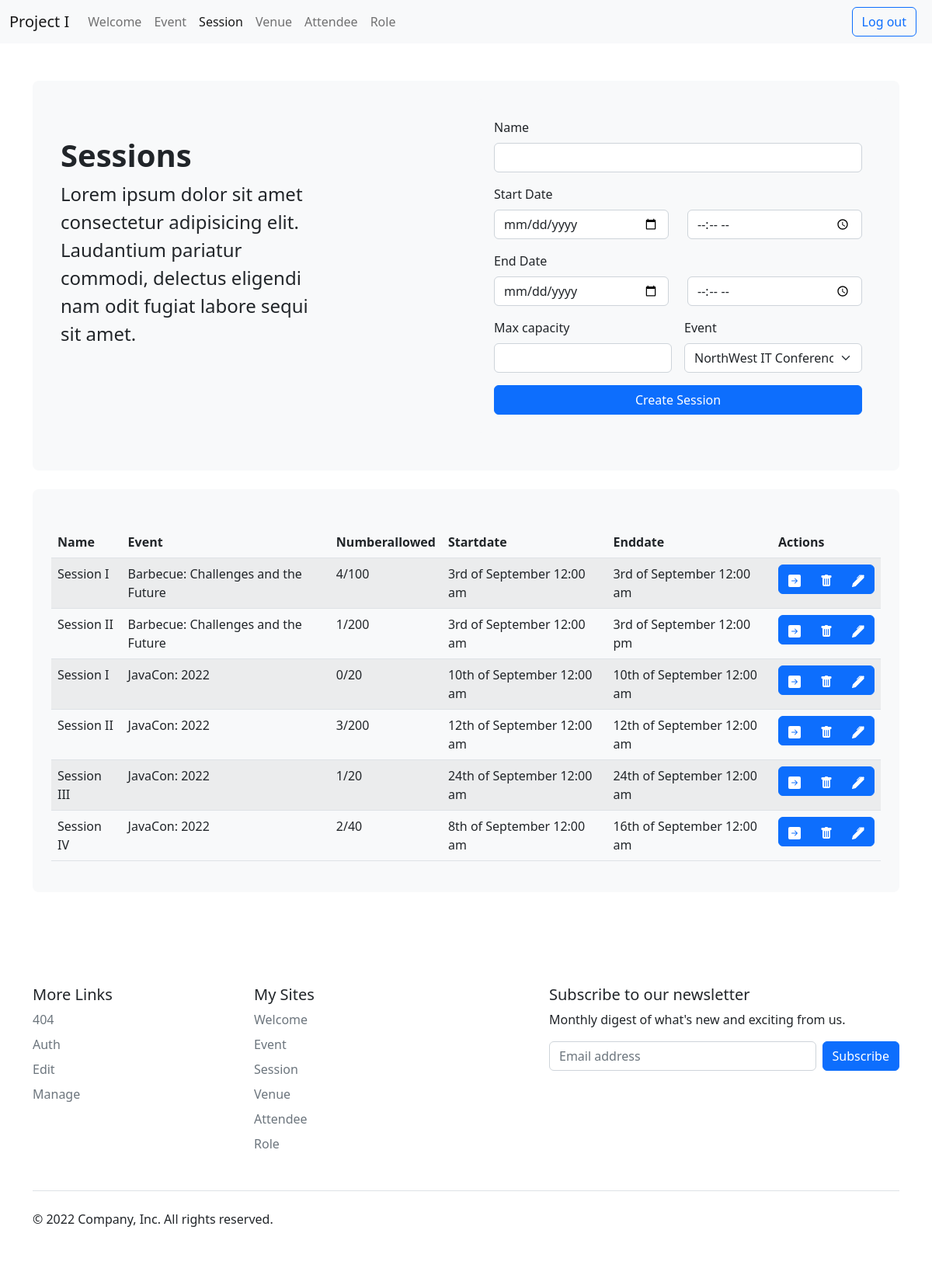
Page /index.php?page=session (signed in) on the committed database.
### tables this page shows
CREATE TABLE `session` (
  `idsession` int NOT NULL,
  `name` varchar(50) NOT NULL,
  `numberallowed` int NOT NULL,
  `event` int NOT NULL,
  `startdate` datetime NOT NULL,
  `enddate` datetime NOT NULL
);

CREATE TABLE `event` (
  `idevent` int NOT NULL,
  `name` varchar(50) NOT NULL,
  `datestart` datetime NOT NULL,
  `dateend` datetime NOT NULL,
  `numberallowed` int NOT NULL,
  `venue` int NOT NULL
);

### app/model/Session.php (called while the page is built, shortened)
<?php
class Session {
    private $idsession;
    public function get_id() {
        return $this->idsession;
    }
    public static function get_all() {
        return DB::queryAll('SELECT idsession, enddate, startdate, session.name, concat(count(attendee_session.session), "/", session.numberallowed) AS numberallowed, session.event, event.name AS event FROM session LEFT JOIN event ON session.event = event.idevent LEFT JOIN attendee_session ON attendee_session.session = idsession GROUP BY idsession ORDER BY idsession ASC', 'Session');
    }
    public static function get_page_data($actions) {
        return [
            "template" => "manage",
            "title" => "Sessions",
            "form" => "app/view/forms/session.php",
            "table" => Table::generate(self::get_all(), "session", $actions),
            "all_events" => Event::get_all(),
        ];
    }
}

### app/controller/Controller.php (called while the page is built, shortened)
<?php
class Controller {
    public function handle_request() {
        $page = Filter::validate_and_sanitize(INPUT_GET, 'page', NULL);
        $method = Filter::validate_and_sanitize(INPUT_GET, 'method', NULL);
        $db_access = ["signin"];
        if(isset($_SESSION['loggedin']) && !empty($_SESSION['loggedin'])){
            $db_access = Permissions::get_db_access($_SESSION['role']);
        }
        if (!$method && method_exists($page, "get_all")) {
            return self::handle_page_with_method($page, NULL, NULL, $db_access);
        }
    }
    public static function handle_page_with_method($page, $method, $param, $db_access) {
        $role = isset($_SESSION["role"]) ? $_SESSION["role"] : "";
        $actions = Permissions::get_button_access($role);
        if(method_exists($page, $method)) {
            $data = $page::$method($param);
        } else {
            if(class_exists($page)) {
                $data = $page::get_page_data($actions);
            } else {
                $data["template"] = "404";
            }
            $page = $data["template"];
        }
        $view = new View('app/view/template/' . $page . '.php');
        $data["show_create"] = in_array("create", $db_access);
        return $view->render($data);
    }
}

### index.php (called while the page is built, shortened)
<?php
    require_once 'app/config/Autoloader.php';
    $controller = new Controller();
    $controller->handle_request();
?>

### app/config/Autoloader.php (called while the page is built, shortened)
<?php
class Autoloader {
    public static function register() {
        spl_autoload_register(function ($class_name) {
            $dirs = array(
                'app/permissions/',
                'app/controller/',
                'app/filter/',
                'app/model/',
                'app/view/',
                'app/db/',
            );
            foreach ($dirs as $dir) {
                if (file_exists($dir . ucfirst($class_name) . '.php')) {
                    return true;
                }
            }
            return false;
        });
    }
}

### app/db/DB.php (called while the page is built, shortened)
<?php
class DB {
    private static $connection;
    private static $settings = array(
        PDO::ATTR_ERRMODE => PDO::ERRMODE_EXCEPTION,
        PDO::MYSQL_ATTR_INIT_COMMAND => "SET NAMES utf8",
    );
    public static function connect($host, $user, $password, $database) {
        if (!isset(self::$connection)) {
            try {
                self::$connection = new PDO(
                    "mysql:host=$host;dbname=$database",
                    $user,
                    $password,
                    self::$settings
                );
            } catch (PDOException $e) {
                throw new PDOException($e->getMessage(), (int) $e->getCode());
            }
        }
    }
    public static function queryAll($query, $className, $params = []) {
        try {
            $statement = self::$connection->prepare($query);
            $statement->execute($params);
            return $statement->fetchAll(PDO::FETCH_CLASS, $className);
        } catch (PDOException $e) {
            throw new PDOException($e->getMessage(), (int) $e->getCode());
        }
    }
    public static function query($query, $params = []) {
        $statement = self::$connection->prepare($query);
        $statement->execute($params);
        return $statement->rowCount();
    }
}

### app/permissions/Permissions.php (called while the page is built, shortened)
<?php
class Permissions {
    public static $ADMIN = 1;
    public static function get_button_access($idrole) {
        switch ($idrole) {
            case self::$ADMIN:
                return ["apply", "remove", "edit"];
            break;
        }
    }
}

### app/model/Attendeeevent.php (called while the page is built, shortened)
<?php
class Attendeeevent {
    static function get_by_attendee_and_event($attendee, $event) {
        return DB::query('SELECT * FROM attendee_event WHERE event = :event AND attendee = :attendee', ['event' => $event, 'attendee' => $attendee]);
    }
}

### app/model/Attendeesession.php (called while the page is built, shortened)
<?php
class Attendeesession {
    static function get_by_attendee_and_session($attendee, $session) {
        return DB::query('SELECT * FROM attendee_session WHERE session = :session AND attendee = :attendee', ['session' => $session, 'attendee' => $attendee]);
    }
}

### app/view/Table.php (the view, shortened to what this page needs)
<?php
class Table {
    public static function generate($data, $model, $actions, $title = "") {
        $first_row = $data[0];
        $html  = "<div class='p-4 my-4 bg-light rounded-3'>";
        $html .= "    <div class='card-body'>";
        $html .= "        <h1>".ucfirst($title)."</h1>";
        $html .= "        <table class='table table-striped mt-4'>";
        $html .= "            <thead>";
        $html .= "                <tr>";
        foreach(get_object_vars($first_row) as $name=>$value) {
            $html .= "                <th scope='col'>".ucfirst($name)."</th>";
        }
        if ($actions) $html .= "      <th scope='col'>"."Actions"."</th>";
        $html .= "               </tr>";
        $html .= "            </thead>";
        $html .= "            <tbody>";
        foreach ($data as $row) {
            $html .= "            <tr>";
            foreach(get_object_vars($row) as $name=>$value) {
                if(strpos($name, "ate")>0) {
                    $value = date('jS \of F h:i a', strtotime($value));
                }
                $html .= "      <td>".$value."</td>";
            }
            $html .= "                <td>";
            $html .= "                    <div class='d-flex btn-group w-100' role='group' aria-label='Basic example'>";
            if($actions) foreach($actions as $action) {
                $model = strpos($model, "event") !== false ? "event" : $model;
                $model = strpos($model, "session") !== false ? "session" : $model;
                $show = true;
                switch($action){
                    case "apply":
                        $id = $_SESSION["id"];
                        if($model == "event" || $model == "session")
                        if(Attendeeevent::get_by_attendee_and_event($_SESSION["id"], $row->get_id()) || Attendeesession::get_by_attendee_and_session($_SESSION["id"], $row->get_id())){
                            $html .= Button::create("attendee".$model, 'cancel', $id, $row->get_id());
                        } else {
                            $html .= Button::create("attendee".$model, 'apply', $row->get_id());
                        }
                    break;
                    case "remove":
                        if($show){
                            $html .= Button::create($model, 'remove', $row->get_id());
                        }else{
                            $html .= Button::create(NULL, 'remove', $row->get_id());
                        }
                    break;
                    case "edit":
                        $html .= Button::create("edit", 'show', $model, $row->get_id());
                    break;
                }
            }
            $html .= "                     </div>";
            $html .= "                 </td>";
            $html .= "            </tr>";
        }
        $html .= "            </tbody>";
        $html .= "         </table>";
        $html .= "     </div>";
        $html .= " </div>";
        return $html;
    }
}

### app/view/Button.php
<?php
class Button {
    protected static $ICONS = [
        "apply" => " <svg xmlns='http://www.w3.org/2000/svg' width='16' height='16' fill='currentColor' class='bi bi-arrow-right-square-fill' viewBox='0 0 16 16'>
                 <path d='M0 14a2 2 0 0 0 2 2h12a2 2 0 0 0 2-2V2a2 2 0 0 0-2-2H2a2 2 0 0 0-2 2v12zm4.5-6.5h5.793L8.146 5.354a.5.5 0 1 1 .708-.708l3 3a.5.5 0 0 1 0 .708l-3 3a.5.5 0 0 1-.708-.708L10.293 8.5H4.5a.5.5 0 0 1 0-1z'/>
                </svg>",
        "cancel" => "<svg xmlns='http://www.w3.org/2000/svg' width='16' height='16' fill='currentColor' class='bi bi-x-lg' viewBox='0 0 16 16'>
                            <path d='M2.146 2.854a.5.5 0 1 1 .708-.708L8 7.293l5.146-5.147a.5.5 0 0 1 .708.708L8.707 8l5.147 5.146a.5.5 0 0 1-.708.708L8 8.707l-5.146 5.147a.5.5 0 0 1-.708-.708L7.293 8 2.146 2.854Z'/>
                        </svg>",
        "show" => "<svg xmlns='http://www.w3.org/2000/svg' width='16' height='16' fill='currentColor' class='bi bi-pen-fill' viewBox='0 0 16 16'>
                                <path d='m13.498.795.149-.149a1.207 1.207 0 1 1 1.707 1.708l-.149.148a1.5 1.5 0 0 1-.059 2.059L4.854 14.854a.5.5 0 0 1-.233.131l-4 1a.5.5 0 0 1-.606-.606l1-4a.5.5 0 0 1 .131-.232l9.642-9.642a.5.5 0 0 0-.642.056L6.854 4.854a.5.5 0 1 1-.708-.708L9.44.854A1.5 1.5 0 0 1 11.5.796a1.5 1.5 0 0 1 1.998-.001z'/>
                            </svg>",
        "remove" =>  " <svg xmlns='http://www.w3.org/2000/svg' width='16' height='16' fill='currentColor' class='bi bi-trash-fill' viewBox='0 0 16 16'>
                            <path d='M2.5 1a1 1 0 0 0-1 1v1a1 1 0 0 0 1 1H3v9a2 2 0 0 0 2 2h6a2 2 0 0 0 2-2V4h.5a1 1 0 0 0 1-1V2a1 1 0 0 0-1-1H10a1 1 0 0 0-1-1H7a1 1 0 0 0-1 1H2.5zm3 4a.5.5 0 0 1 .5.5v7a.5.5 0 0 1-1 0v-7a.5.5 0 0 1 .5-.5zM8 5a.5.5 0 0 1 .5.5v7a.5.5 0 0 1-1 0v-7A.5.5 0 0 1 8 5zm3 .5v7a.5.5 0 0 1-1 0v-7a.5.5 0 0 1 1 0z'/>
                        </svg>",
    ];
    public static function create($page, $method, ...$params) {
        $param = join(",",$params);
        $icon = self::$ICONS[$method];
        $enabled = $page != NULL ? "enabled":"disabled";
        $page = $page != NULL ? $page:"dummy";
        $transparent = $enabled != "enabled" ? "transparent-50":"";
        $href = $enabled == "enabled" ? "href='index.php?page={$page}&method={$method}&param={$param}'":"";
        return "<a class='btn btn-primary w-100 {$transparent}' {$href}>{$icon}</a>";
    }
}

### app/view/View.php (shortened to what this page needs)
<?php
class View {
    private $_templates = [];
    public function __construct($file) {
        $this->_templates = array();
    }
    public function add_template($file) {
        if (file_exists($file)) {
            array_push($this->_templates, $file);
        } else {
            array_push($this->_templates, 'app/view/template/404.php');
        }
    }
    public function render($data) {
        include 'app/view/shared/header.php';
        foreach ($this->_templates as $_template) {
            include $_template;
        }
        include 'app/view/shared/footer.php';
    }
}

### rows in the picture
session: name "Session I", event.name "Barbecue: Challenges and the Future", value "4/100", startdate "3rd of September 12:00 am", enddate "3rd of September 12:00 am"
session: name "Session II", event.name "Barbecue: Challenges and the Future", value "1/200", startdate "3rd of September 12:00 am", enddate "3rd of September 12:00 pm"
session: name "Session I", event.name "JavaCon: 2022", value "0/20", startdate "10th of September 12:00 am", enddate "10th of September 12:00 am"
session: name "Session II", event.name "JavaCon: 2022", value "3/200", startdate "12th of September 12:00 am", enddate "12th of September 12:00 am"
session: name "Session III", event.name "JavaCon: 2022", value "1/20", startdate "24th of September 12:00 am", enddate "24th of September 12:00 am"
session: name "Session IV", event.name "JavaCon: 2022", value "2/40", startdate "8th of September 12:00 am", enddate "16th of September 12:00 am"

### other values in the picture
$file_c "Welcome"
$file_c "Event"
$file_c "Session"
$file_c "Venue"
$file_c "Attendee"
$file_c "Role"
$name "Name"
$name "Event"
$name "Numberallowed"
$name "Startdate"
$name "Enddate"
$file_name_c "404"
$file_name_c "Auth"
$file_name_c "Edit"
$file_name_c "Manage"
